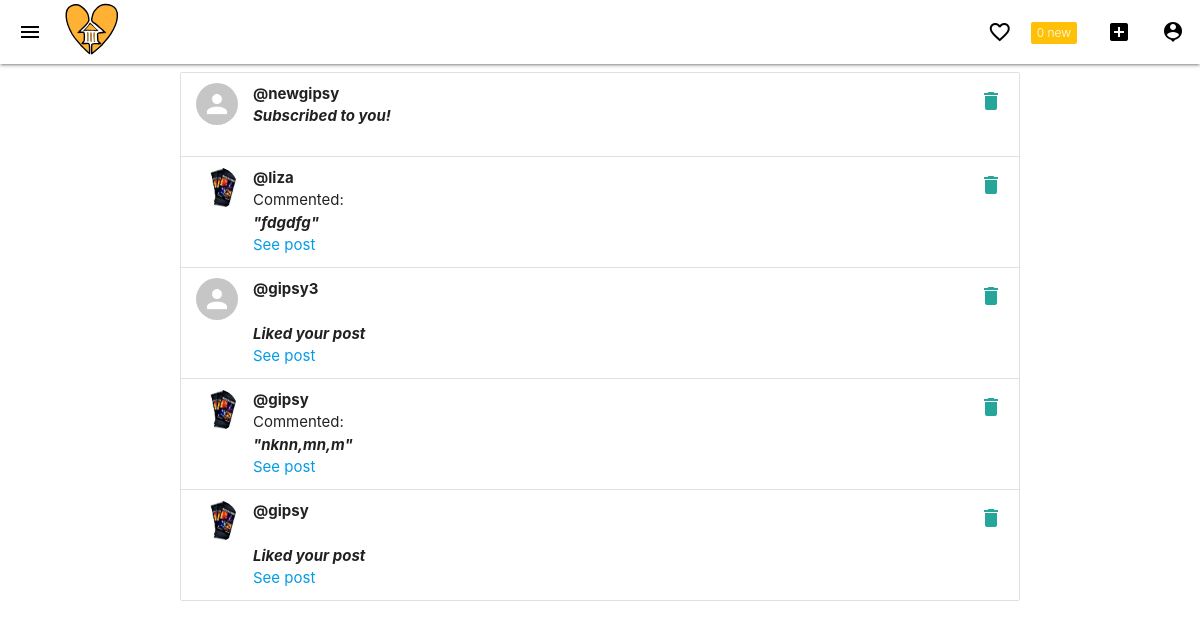
The page /notifications/ (signed in) on the database as committed earlier.
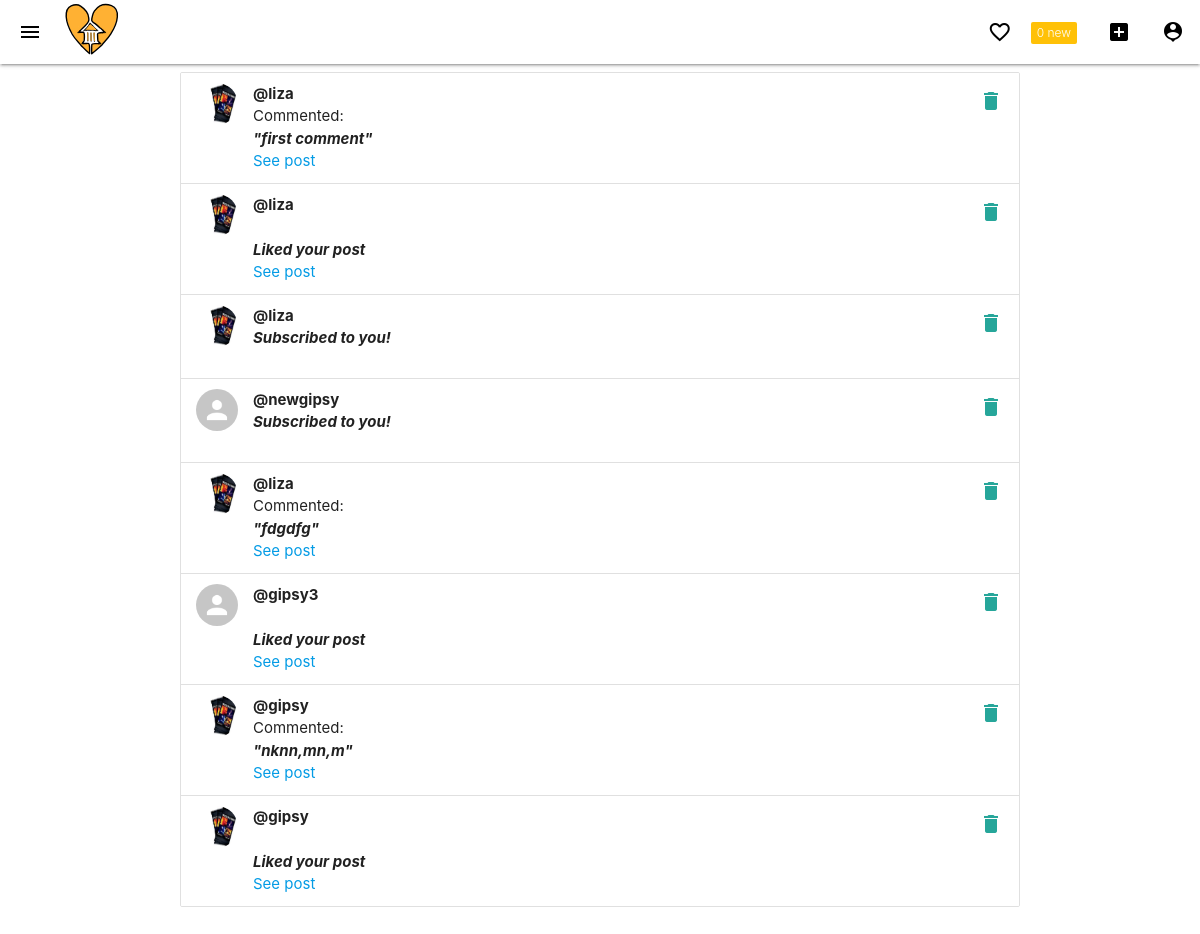
The same page on the database as committed later.
### notifications/models.py (models this page shows)
class Notification(models.Model):
    NOTIFICATION_TYPES = ((1, 'Like'), (2, 'Comment'), (3, 'Subscribed'))
    post = models.ForeignKey('post.Post', on_delete=models.CASCADE, related_name='noti_post', blank=True, null=True)
    sender = models.ForeignKey(User, on_delete=models.CASCADE, related_name='noti_from_user')
    user = models.ForeignKey(User, on_delete=models.CASCADE, related_name='noti_to_user')
    notification_type = models.IntegerField(choices=NOTIFICATION_TYPES)
    text_preview = models.CharField(max_length=50, blank=True)
    date = models.DateTimeField(auto_now_add=True)
    is_seen = models.BooleanField(default=False)

### authy/models.py (models this page shows, shortened)
class Profile(models.Model):
	user = models.OneToOneField(User, on_delete=models.CASCADE, related_name='profile')
	location = models.CharField(max_length=50, null=True, blank=True)
	profile_info = models.TextField(max_length=150, null=True, blank=True)
	nickname = models.TextField(max_length=50, null=True, blank=True)
	created = models.DateField(auto_now_add=True)
	picture = models.ImageField(upload_to=user_directory_path_profile, blank=True, null=True, verbose_name='Picture')

### notifications/views.py (the view)
# urls.py: path('', ShowNotifications, name='show-notifications'),
def ShowNotifications(request):
    user = request.user
    notifications = Notification.objects.filter(user=user).order_by('-date')
    Notification.objects.filter(user=user, is_seen=False).update(is_seen=True)
    context = {
        'notifications': notifications
    }
    return render(request, 'notifications.html', context)

### authy/views.py (called while the page is built)
def SideNavInfo(request):
        user = request.user
        nav_profile = None
        if user.is_authenticated:
                nav_profile = Profile.objects.get(user=user)
        return {'nav_profile': nav_profile} #'fans': fans, 'follows': follows

### notifications/views.py (called while the page is built)
def CountNotifications(request):
    count_notifications = None
    if request.user.is_authenticated:
        count_notifications = Notification.objects.filter(user=request.user, is_seen=False).count()
    return {'count_notifications': count_notifications}

### infop/templates/notifications.html (shortened to what this page needs)
{% extends 'base.html' %}
{% load static %}
{% block content %}
<ul class="collection">
{% for notification in notifications %}
    {% if notification.notification_type == 1 %}
            <li class="collection-item avatar">
            {% if notification.sender.profile.picture %}
                <img src="{{ notification.sender.profile.picture.url }}" class="circle responsive-img">
            {% else %}
                <img src="{% static 'img/no_avatar.jpg' %}" class="circle responsive-img">
            {% endif %}
                <p><b>@{{ notification.sender.username }}</b></p>
                <a href="{% url 'delete-notification' notification.id %}" class="secondary-content"><i class="material-icons">delete</i></a>
                <br>
                <p style="font-style: italic;"><b>Liked your post</b></p>
                <a href="{% url 'postdetails' notification.post.id %}">See post</a>
            </li>
    {% elif notification.notification_type == 2 %}
        <li class="collection-item avatar">
        {% if notification.sender.profile.picture %}
            <img src="{{ notification.sender.profile.picture.url }}" class="circle responsive-img">
        {% else %}
            <img src="{% static 'img/no_avatar.jpg' %}" class="circle responsive-img">
        {% endif %}
            <p><b>@{{ notification.sender.username }}</b></p>
            <a href="{% url 'delete-notification' notification.id %}" class="secondary-content"><i class="material-icons">delete</i></a>
            <p>Commented: </p>
            <p style="font-style: italic;"><b>"{{ notification.text_preview }}"</b></p>
            <a href="{% url 'postdetails' notification.post.id %}">See post</a>
        </li>
    {% else %}
    <li class="collection-item avatar">
        {% if notification.sender.profile.picture %}
            <img src="{{ notification.sender.profile.picture.url }}" class="circle responsive-img">
        {% else %}
            <img src="{% static 'img/no_avatar.jpg' %}" class="circle responsive-img">
        {% endif %}
            <p><b>@{{ notification.sender.username }}</b></p>
            <a href="{% url 'delete-notification' notification.id %}" class="secondary-content"><i class="material-icons">delete</i></a>
            <p style="font-style: italic;"><b>Subscribed to you!</b></p>
        </li>
    {% endif %}
{% endfor %}
</ul>
{% endblock %}

Rows that differ between the two databases and show on the page:
added Notification: sender.profile.picture (placeholder picture), sender.username "liza", text_preview "first comment"
added Notification: sender.profile.picture (placeholder picture), sender.username "liza"
added Notification: sender.profile.picture (placeholder picture), sender.username "liza"
